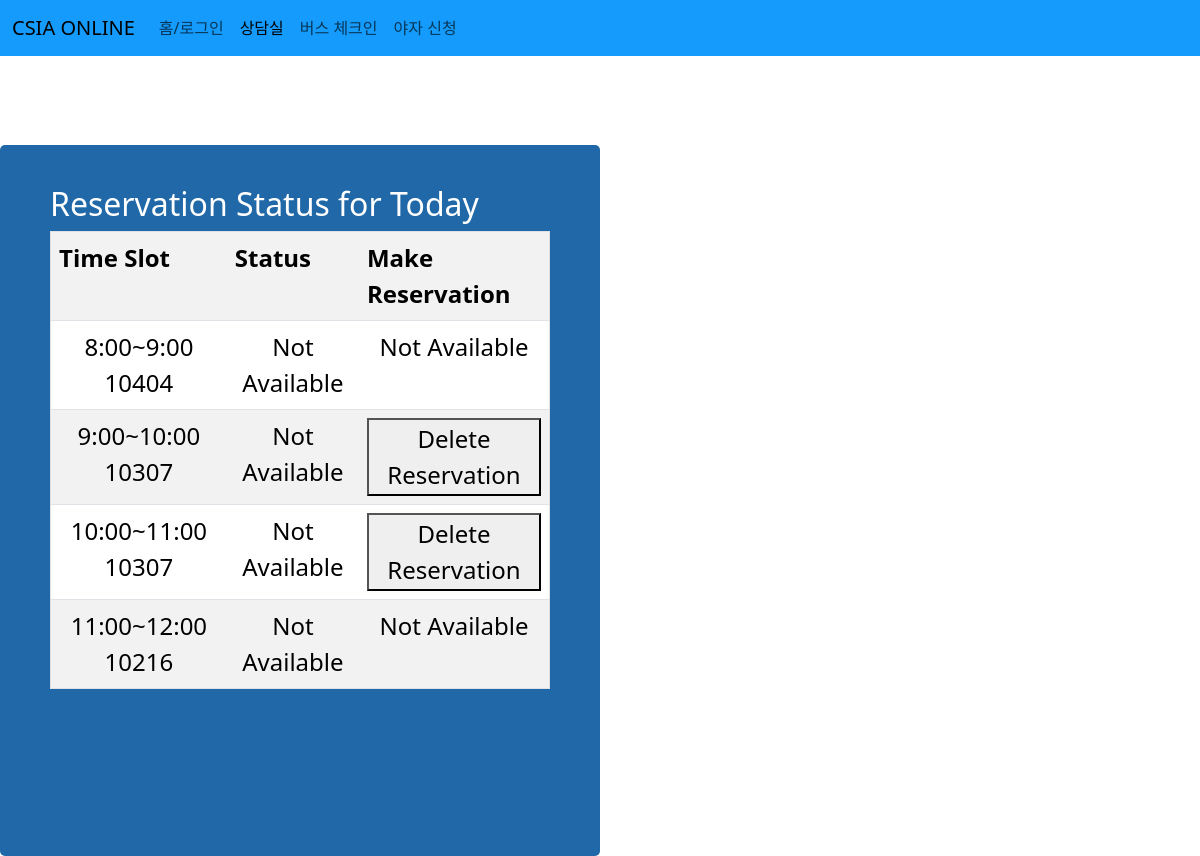
Before: /counsel/ (signed in) with the older database file.
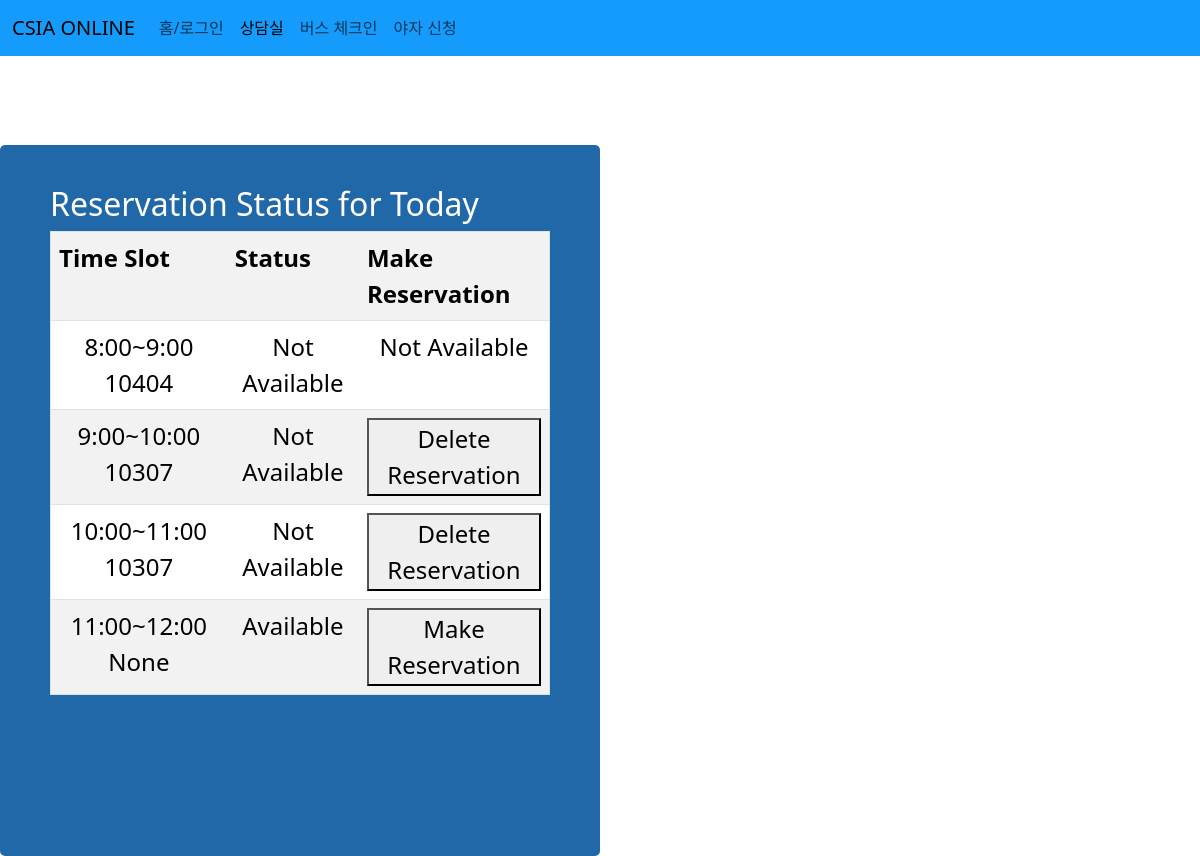
After: the same page with the newer database file.
### counsel/models.py (models this page shows)
class Reservation(models.Model):
    timeSlot = models.CharField(max_length=20, unique=True)
    availability = models.BooleanField(default=True)
    student_id = models.CharField(max_length=10, null=True, blank=True)

### counsel/views.py (the view, shortened to what this page needs)
# urls.py: path("counsel/", views.counsel_view, name="counsel"),
@csrf_exempt
def counsel_view(request):
    Reservations = Reservation.objects.all()
    print(request.user.student_id)
    return render(request, "index.html", {"Reservations": Reservations, "current_student_id": request.user.student_id})

### counsel/templates/index.html (shortened to what this page needs)
<!DOCTYPE html>
<html lang="en">
<head>
    <link href="https://cdn.jsdelivr.net/npm/bootstrap@5.3.2/dist/css/bootstrap.min.css" rel="stylesheet">
</head>
<body>
    {% extends "base.html" %}
    {% block content %}
  <div class="wrapper">
    <div class="box a">
      <div id="reservationStatus">
        <h2>Reservation Status for Today</h2>
        <table border="1" class="table table-striped table-hover">
          <tr>
            <th>Time Slot</th>
            <th>Status</th>
            <th>Make Reservation</th>
          </tr>
          {% for Reservation in Reservations %}
            <tr>
              <td>{{ Reservation.timeSlot }} {{Reservation.student_id}}</td>
              <td class="Availability" data-time-slot="{{ Reservation.timeSlot }}">
                {% if Reservation.student_id == current_student_id %}
                  Not Available
                {% else %}
                  {% if Reservation.availability %}
                    Available
                  {% else %}
                    Not Available
                  {% endif %}
                {% endif %}
              </td>
              <td>
                {% if Reservation.student_id == current_student_id %}
                  <button class="reservation-button" data-time-slot="{{ Reservation.timeSlot }}" data-action="Delete">Delete Reservation</button>
                {% else %}
                  {% if Reservation.availability %}
                    <button class="reservation-button" data-time-slot="{{ Reservation.timeSlot }}" data-action="Make">Make Reservation</button>
                  {% else %}
                    <p1>Not Available</p1>
                  {% endif %}
                {% endif %}
              </td>
            </tr>
          {% endfor %}
        </table>
      </div>
    </div>
  </div>
{% endblock %}

### counsel/templates/base.html (shortened to what this page needs)
<!DOCTYPE html>
<html>
<head>
</head>
<body>
    <nav class="navbar navbar-expand-lg" style="background-color: #149BFC;">
        <div class="container-fluid">
            <a class="navbar-brand" href="#">CSIA ONLINE</a>
            <div class="collapse navbar-collapse" id="navbarNavDropdown">
                <ul class="navbar-nav">
                    <li class="nav-item">
                        <a class="nav-link" href="#">홈/로그인</a>
                    </li>
                    <li class="nav-item">
                        <a class="nav-link active" aria-current="page" href="#">상담실</a>
                    </li>
                    <li class="nav-item">
                        <a class="nav-link" href="#">버스 체크인</a>
                    </li>
                    <li class="nav-item">
                        <a class="nav-link" href="#">야자 신청</a>
                    </li>
                </ul>
            </div>
        </div>
    </nav>
    {% block content %}{% endblock %}
</body>
</html>

### counsel/templates/index.html (style rules this page uses)
body { font-family: Arial, sans-serif; text-align: center; }
.wrapper { display: grid; grid-template-columns: repeat(12, 1fr); grid-template-rows: repeat(9, 1fr); height: 100vh; background-color: #fff; color: #444; }
.box { background-color: rgb(32, 104, 167); color: #fff; border-radius: 5px; padding: 20px; font-size: 150%; }
.a { grid-column: 1 / 6 span; grid-row: 2 / 8 span ; }
#reservationStatus { margin-top: 20px; margin-left: 30px; margin-right: 30px; }
table { width: 50%; margin-left: auto; margin-right: auto; }
table, th, td { border: 1px solid black; }
th, td { padding: 10px; text-align: center; }

Changed rows visible on the page:
changed Reservation: student_id "10216" → "None"; student_id "Not Available Not Available" → "Available Make Reservation"
